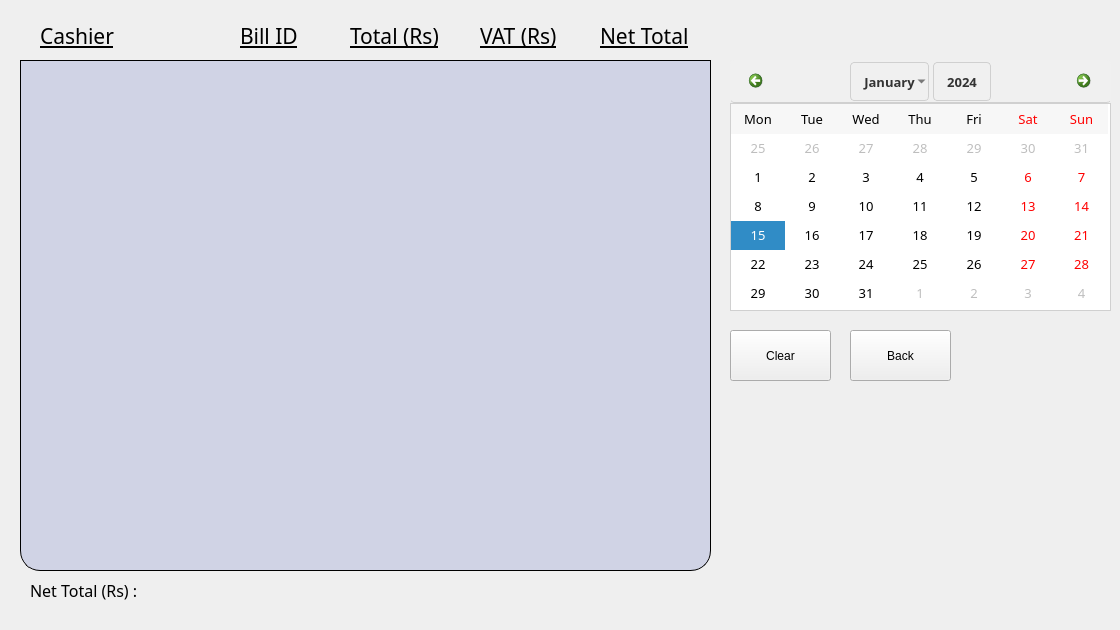
      <widget class="QWidget" name="SalesTab">
       <attribute name="title">
        <string>Sales</string>
       </attribute>
       <widget class="QTableWidget" name="SalesTable">
        <property name="enabled">
         <bool>false</bool>
        </property>
        <property name="geometry">
         <rect>
          <x>20</x>
          <y>60</y>
          <width>691</width>
          <height>511</height>
         </rect>
        </property>
        <property name="font">
         <font>
          <family>Serifa BT</family>
          <pointsize>-1</pointsize>
         </font>
        </property>
        <property name="styleSheet">
         <string notr="true">QTableWidget {
    gridline-color: transparent;
    font-size: 20px;
     background: #D0D3E5;
    color: #333333;
    border: 1px solid ;
   border-bottom-right-radius:20px;
border-bottom-left-radius:20px;
}

QTableWidget::item {
    padding: 10px;
    margin-left: 10px;
    border-radius: 10px;
    text-align: center;
    background: transparent;
    color: #333333;
}

QTableWidget::item:selected {
    background: transparent;
    color: inherit;
    border: none;
}

QHeaderView::section {
    background: #5B42F3;
    color: #FFFFFF;
    border: none;
}

QTableCornerButton::section {
    background: #5B42F3;
    border: none;
}

QScrollBar::add-line:vertical, QScrollBar::sub-line:vertical {
    background: grey;
    height: 20px; 
}

QScrollBar:vertical {
    background:white;
    width: 15px;

}

QScrollBar::handle:vertical {
    background: transparent;  /* Light purple color for the scrollbar handle */
    border-radius: 10px;
}

</string>
        </property>
        <attribute name="horizontalHeaderVisible">
         <bool>false</bool>
        </attribute>
        <attribute name="verticalHeaderVisible">
         <bool>false</bool>
        </attribute>
       </widget>
       <widget class="QLabel" name="CashierTable">
        <property name="geometry">
         <rect>
          <x>40</x>
          <y>20</y>
          <width>111</width>
          <height>31</height>
         </rect>
        </property>
        <property name="font">
         <font>
          <family>Serifa BT</family>
          <pointsize>16</pointsize>
          <underline>true</underline>
         </font>
        </property>
        <property name="styleSheet">
         <string notr="true">background:transparent;
color:black;</string>
        </property>
        <property name="text">
         <string>Cashier</string>
        </property>
       </widget>
       <widget class="QLabel" name="BillLabel">
        <property name="geometry">
         <rect>
          <x>240</x>
          <y>20</y>
          <width>91</width>
          <height>31</height>
         </rect>
        </property>
        <property name="font">
         <font>
          <family>Serifa BT</family>
          <pointsize>16</pointsize>
          <underline>true</underline>
         </font>
        </property>
        <property name="styleSheet">
         <string notr="true">background:transparent;
color:black;</string>
        </property>
        <property name="text">
         <string>Bill ID</string>
        </property>
       </widget>
       <widget class="QLabel" name="TotalLabel_2">
        <property name="geometry">
         <rect>
          <x>350</x>
          <y>20</y>
          <width>131</width>
          <height>31</height>
         </rect>
        </property>
        <property name="font">
         <font>
          <family>Serifa BT</family>
          <pointsize>16</pointsize>
          <underline>true</underline>
         </font>
        </property>
        <property name="styleSheet">
         <string notr="true">background:transparent;
color:black;</string>
        </property>
        <property name="text">
         <string>Total (Rs)</string>
        </property>
       </widget>
       <widget class="QLabel" name="VATlabel_2">
        <property name="geometry">
         <rect>
          <x>480</x>
          <y>20</y>
          <width>131</width>
          <height>31</height>
         </rect>
        </property>
        <property name="font">
         <font>
          <family>Serifa BT</family>
          <pointsize>16</pointsize>
          <underline>true</underline>
         </font>
        </property>
        <property name="styleSheet">
         <string notr="true">background:transparent;
color:black;</string>
        </property>
        <property name="text">
         <string>VAT (Rs)</string>
        </property>
       </widget>
       <widget class="QLabel" name="NetTotalLabel_2">
        <property name="geometry">
         <rect>
          <x>600</x>
          <y>20</y>
          <width>131</width>
          <height>31</height>
         </rect>
        </property>
        <property name="font">
         <font>
          <family>Serifa BT</family>
          <pointsize>16</pointsize>
          <underline>true</underline>
         </font>
        </property>
        <property name="styleSheet">
         <string notr="true">background:transparent;
color:black;</string>
        </property>
        <property name="text">
         <string>Net Total</string>
        </property>
       </widget>
       <widget class="QCalendarWidget" name="Calendar">
        <property name="geometry">
         <rect>
          <x>730</x>
          <y>60</y>
          <width>381</width>
          <height>251</height>
         </rect>
        </property>
        <property name="styleSheet">
         <string notr="true">/* Main calendar widget style */
QCalendarWidget {
    border: 1px solid #b0b0b0;
    border-radius: 8px;
    background-color: #fdfdfd;
    font-family: Serifa BT;
    font-size: 13px;
    color: #333333;
}

QCalendarWidget QToolButton {
    background-color: #f0f0f0;
    border: 1px solid #d0d0d0;
    border-radius: 4px;
    color: #333333;
    margin: 2px;
    padding: 3px 8px;
}

/* Hover effect on navigation buttons */
QCalendarWidget QToolButton:hover {
    background-color: #e6e6e6;
}

/* Pressed effect on navigation buttons */
QCalendarWidget QToolButton:pressed {
    background-color: #dcdcdc;
}

/* Navigation arrows for Month/Year */
QCalendarWidget QToolButton#qt_calendar_prevmonth, 
QCalendarWidget QToolButton#qt_calendar_nextmonth {
    width: 30px; /* Button width */
    height: 30px; /* Button height */
    border-radius: 4px;
    background-color: transparent;
    border: none;
}

/* Hover effect for navigation arrows */
QCalendarWidget QToolButton#qt_calendar_prevmonth:hover,
QCalendarWidget QToolButton#qt_calendar_nextmonth:hover {
    background-color: #d0eaff; /* Light blue background on hover */
    border-radius: 4px;
}

/* Dropdown for month selector */
QCalendarWidget QToolButton::menu-indicator {
    subcontrol-origin: padding;
    subcontrol-position: center right;
    padding-right: 5px;
}

/* Month selector menu */
QCalendarWidget QMenu {
    background-color: #ffffff;
    border: 1px solid #c0c0c0;
    border-radius: 4px;
    color: #333333;
    padding: 4px;
}

QCalendarWidget QMenu::item {
    padding: 5px 10px;
    background-color: #ffffff;
    color: #333333;
}

QCalendarWidget QMenu::item:selected {
    background-color: #4caf50;
    color: #ffffff;
}

/* Weekday headers */
QCalendarWidget QHeaderView {
    background-color: #f0f0f0;
    border: 1px solid #d0d0d0;
    border-radius: 4px;
}

QCalendarWidget QHeaderView::section {
    background-color: #e9e9e9;
    color: #555555;
    padding: 5px;
    border: none;
}

/* Days of the month */
QCalendarWidget QTableView {
    border: 1px solid #d0d0d0;
    gridline-color: #e0e0e0;
    background-color: #ffffff;
}

QCalendarWidget QTableView::item {
    color: #333333;
    border: none;
    padding: 5px;
}

QCalendarWidget QTableView::item:hover {
    background-color: #f5f5f5;
    border-radius: 4px;
}

QCalendarWidget QTableView::item:selected {
    background-color: #4caf50;
    color: white;
    border-radius: 4px;
}

/* Today highlight */
QCalendarWidget QWidget#qt_calendar_today {
    border: 1px solid #ff5722;
    background-color: #ffeeee;
    color: #ff5722;
    border-radius: 3px;
    margin: 1px;
    padding: 3px;
}

/* Navigation bar */
QCalendarWidget QWidget#qt_calendar_navigationbar {
    background-color: #f0f0f0;
    border-bottom: 1px solid #d0d0d0;
    border-radius: 4px;
}
QCalendarWidget QTableView::item {
    color: #333333;
    border: none;
    padding: 5px;
}

QCalendarWidget QTableView::item:nth-child(7) {
    color: red;
}

QCalendarWidget QTableView::item:hover {
    background-color: #f5f5f5;
    border-radius: 4px;
}

QCalendarWidget QTableView::item:selected {
    background-color: #4caf50;
    color: white;
    border-radius: 4px;
}
</string>
        </property>
        <property name="verticalHeaderFormat">
         <enum>QCalendarWidget::VerticalHeaderFormat::NoVerticalHeader</enum>
        </property>
       </widget>
       <widget class="QPushButton" name="BackSales">
        <property name="geometry">
         <rect>
          <x>850</x>
          <y>330</y>
          <width>101</width>
          <height>51</height>
         </rect>
        </property>
        <property name="text">
         <string>Back</string>
        </property>
       </widget>
       <widget class="QPushButton" name="ClearSales">
        <property name="geometry">
         <rect>
          <x>730</x>
          <y>330</y>
          <width>101</width>
          <height>51</height>
         </rect>
        </property>
        <property name="text">
         <string>Clear</string>
        </property>
       </widget>
       <widget class="QLabel" name="NetSales">
        <property name="geometry">
         <rect>
          <x>30</x>
          <y>560</y>
          <width>141</width>
          <height>61</height>
         </rect>
        </property>
        <property name="font">
         <font>
          <family>Serifa BT</family>
          <pointsize>12</pointsize>
         </font>
        </property>
        <property name="styleSheet">
         <string notr="true">border-top-left-radius: 0px;
    border-bottom-right-radius: 0px;
color: Black;
background-color:transparent;</string>
        </property>
        <property name="text">
         <string>Net Total (Rs) :</string>
        </property>
       </widget>
       <widget class="QLabel" name="NetSalesBox">
        <property name="geometry">
         <rect>
          <x>170</x>
          <y>570</y>
          <width>161</width>
          <height>41</height>
         </rect>
        </property>
        <property name="font">
         <font>
          <family>Serifa BT</family>
          <pointsize>12</pointsize>
         </font>
        </property>
        <property name="styleSheet">
         <string notr="true">border-top-left-radius: 0px;
    border-bottom-right-radius: 0px;
color: Black;
background-color:transparent;</string>
        </property>
        <property name="text">
         <string/>
        </property>
       </widget>
      </widget>
